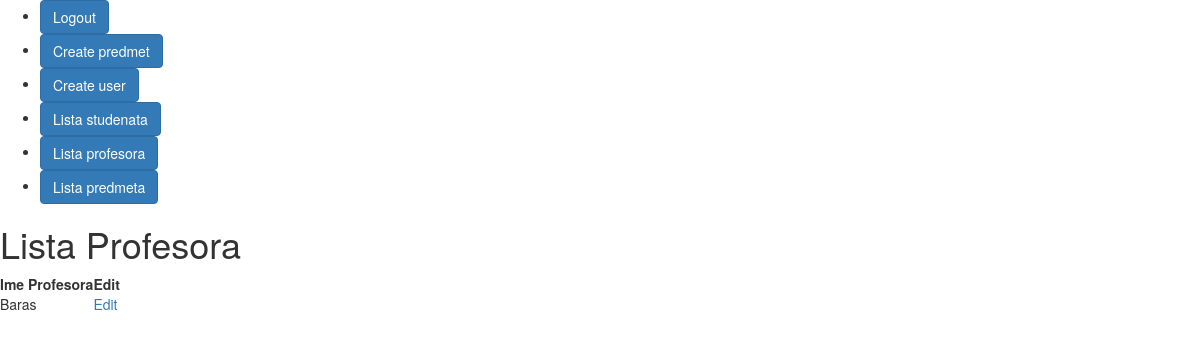
Before: /list-profesori/ (signed in) with the older database file.
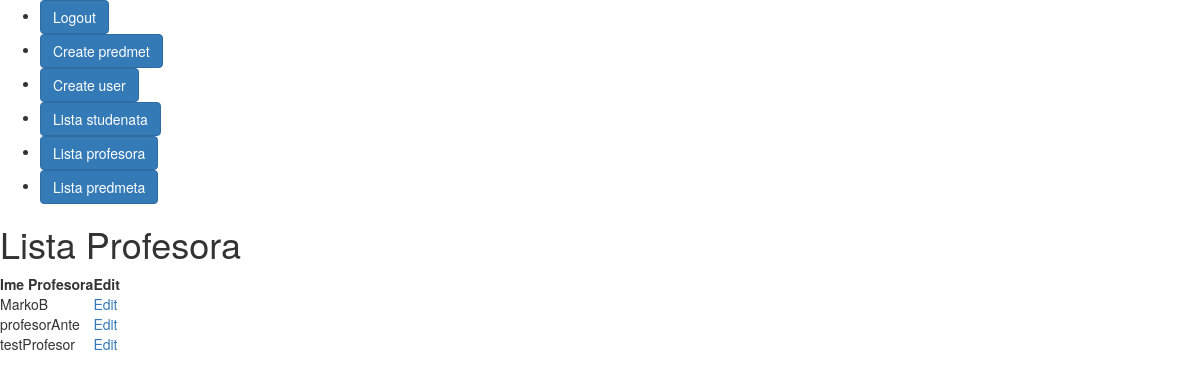
After: the same page with the newer database file.
### appUpisStudenata/models.py (models this page shows)
class Korisnik(AbstractUser):
    role = models.ForeignKey(Role, on_delete=models.SET_NULL,blank=True, null=True, related_name="rola" )
    statusi = (('none', 'None'), ('izv', 'izvanredni student'), ('red', 'redovni student'))
    status = models.CharField(max_length=50, choices=statusi)

### appUpisStudenata/views.py (the view)
# urls.py: path('list-profesori/', ProfesoriListView.as_view(), name='listProfesori'),
class ProfesoriListView(LoginRequiredMixin, ListView):
    model = Korisnik
    template_name = 'listProfesori.html'
    context_object_name = 'profesori_list'
    login_url = '/login/'
    redirect_field_name = 'redirect_to'
    def dispatch(self, request, *args, **kwargs):
        if request.user.role.role != 'ADMIN':
            return HttpResponseForbidden("Access Denied")
        return super().dispatch(request, *args, **kwargs)
    def get_context_data(self, **kwargs):
        context = super().get_context_data(**kwargs)
        user = self.request.user
        profesorRole = Role.objects.get(role=Role.PROFESOR)
        profesors = Korisnik.objects.filter(role=profesorRole)
        context['profesori_list'] = profesors
        return context

### appUpisStudenata/templates/listProfesori.html
{% extends 'base.html' %}
{% block content %}
  <h1>Lista Profesora</h1>
  <table>
    <thead>
      <tr>
        <th>Ime Profesora</th>
        <th>Edit</th>
      </tr>
    </thead>
    <tbody>
      {% for profesor in profesori_list %}
        <tr>
          <td>{{ profesor.username }}</td>
          <td>
            <a href="{% url 'editProfesor' pk=profesor.pk %}">Edit</a>
          </td>
        </tr>
      {% endfor %}
    </tbody>
  </table>
{% endblock %}

Changed rows visible on the page:
changed Korisnik: username "Baras" → "MarkoB"
added Korisnik: username "profesorAnte"
added Korisnik: username "testProfesor"
